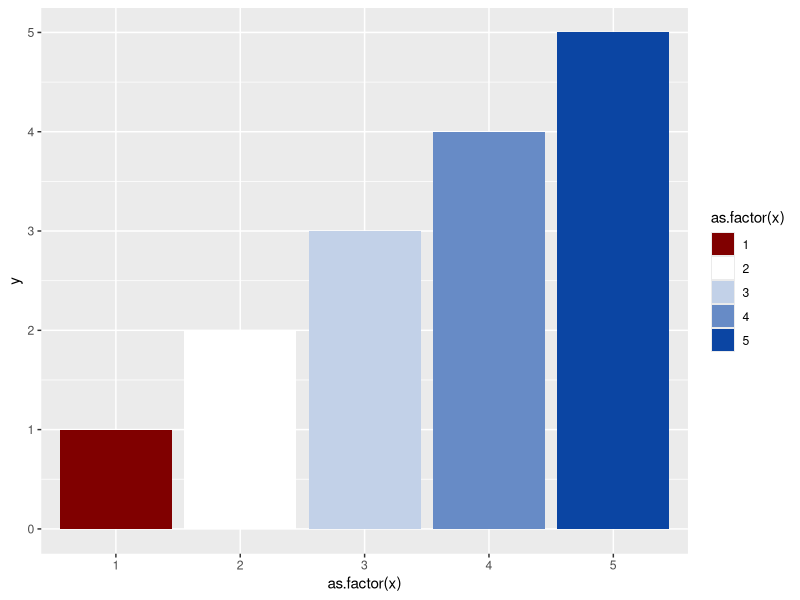
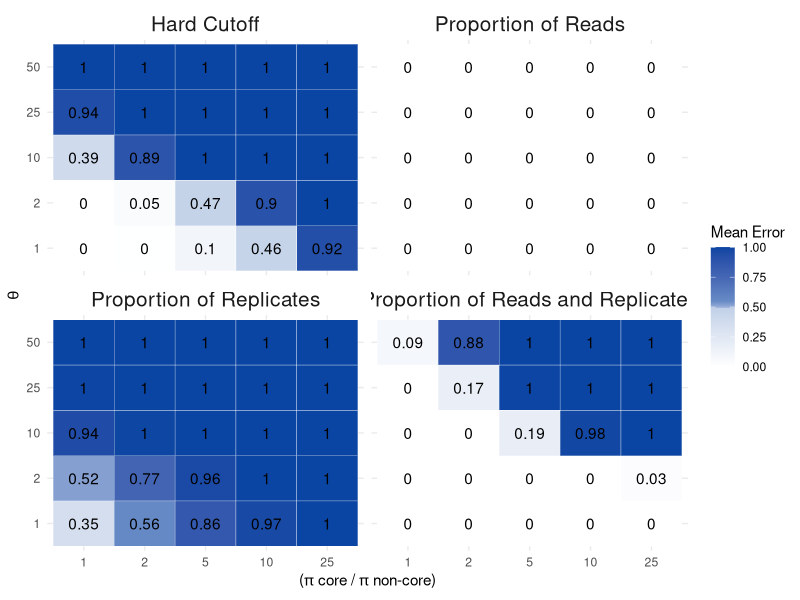
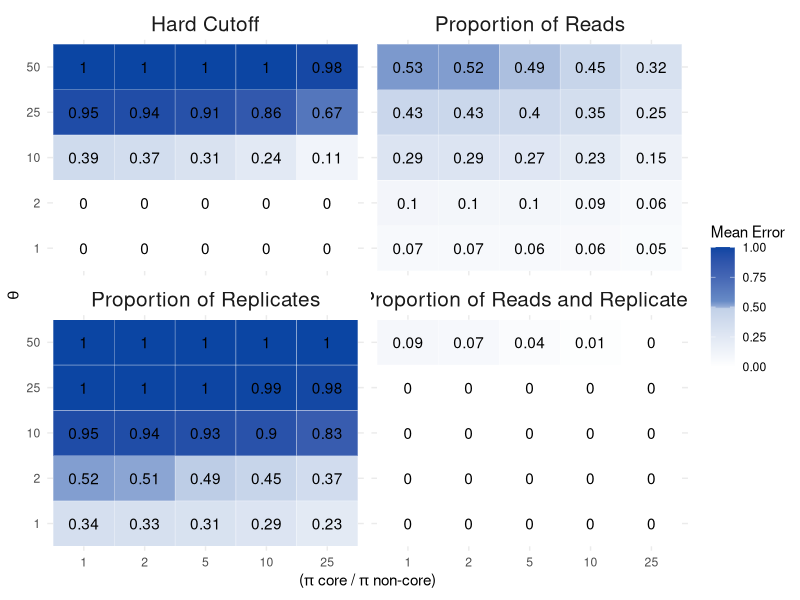
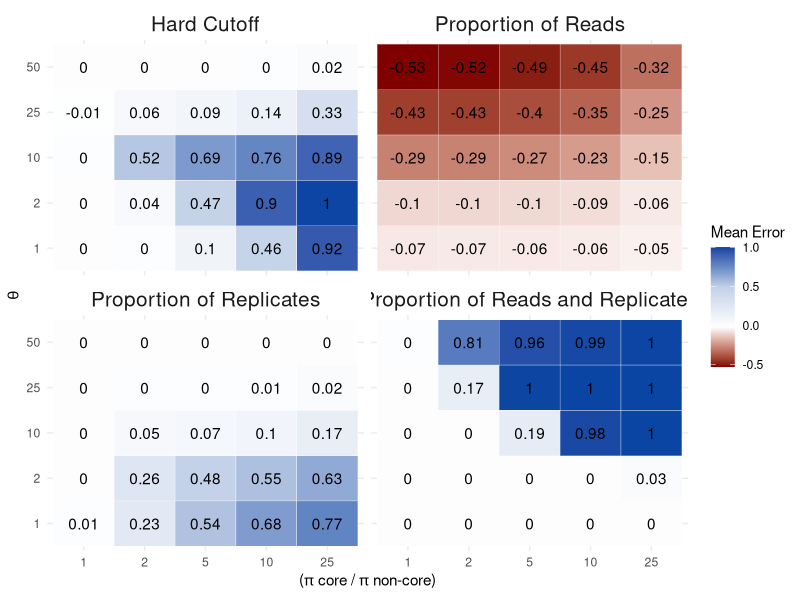
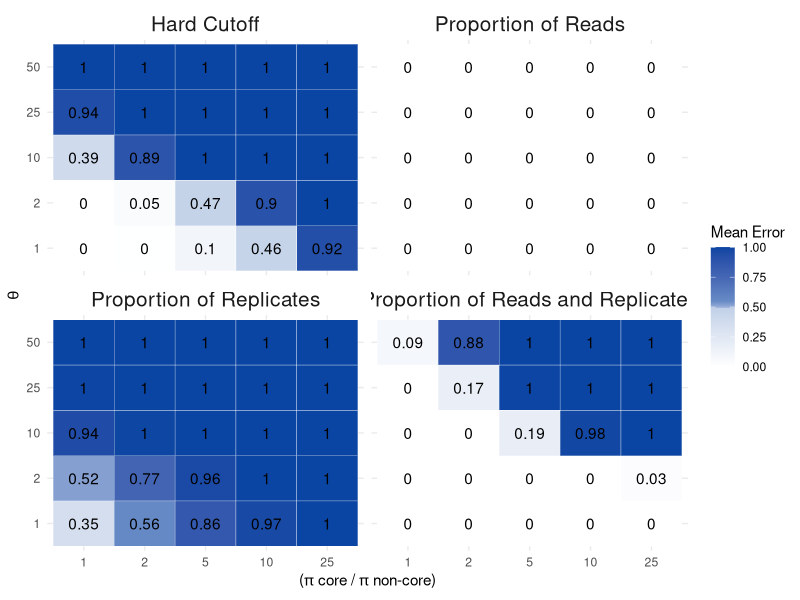
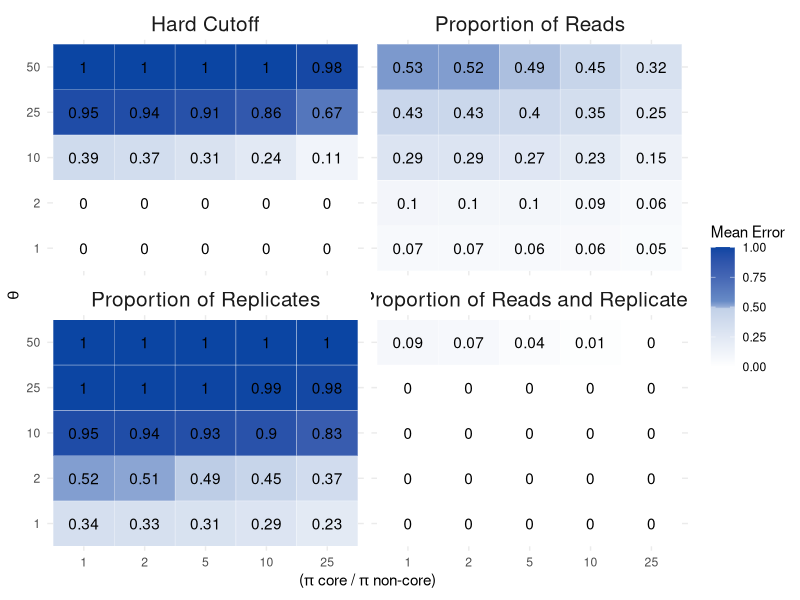
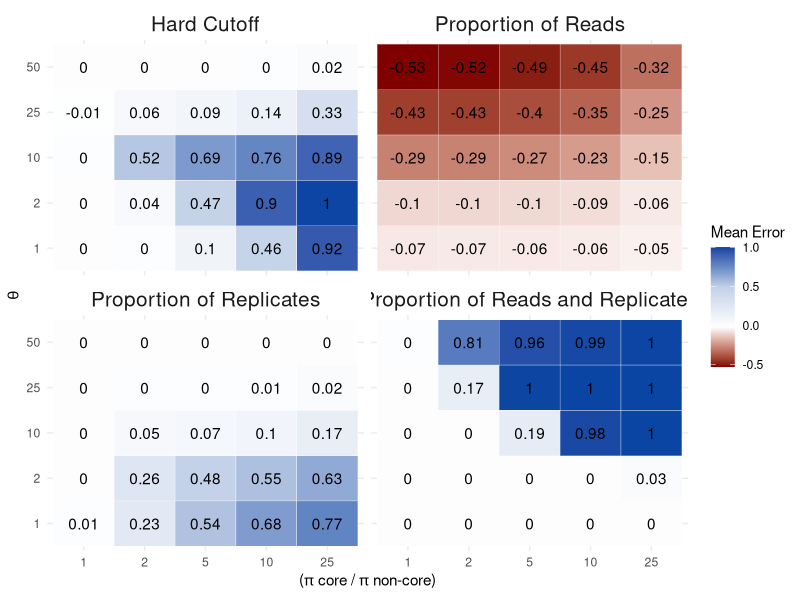

These charts were generated, in order, by the following R code:
## ---- chunk 1
library(MCMCpack)
library(tidyverse)
library(ggplot2)
library(RColorBrewer)
library(gridExtra)
## ---- chunk 2
# set the structure of our simlulated taxa table (not proritions of taxa, just rows by columns and expected core)
ntaxa<-1000
ncore<-25
nsites<-50
nreads<-2e06
nsims<-250
## ---- chunk 3
corenoncoreratio<-c(1,2,5,10,25)
p.core<-corenoncoreratio/(ntaxa - ncore + corenoncoreratio*ncore)
p.noncore<-( 1-(p.core*ncore) )/ (ntaxa - ncore)

theta<-c(1, 2, 10, 25, 50) #intensity parameter
## ---- chunk 4
## do a set of simulations across input parameter values and number of replicates ------
## set up the storage of input and output for the 25 simulation conditions
## quantify TP (true positives) and FP (false positives)
sim.df<-data.frame(expand.grid(corenoncoreratio=corenoncoreratio, theta=theta), 
           p.core=rep(p.core, length(theta)), 
           p.noncore=rep(p.noncore, length(theta)),

           meanerrorHardCutTP= numeric(length(p.core) * length(theta)),
           meanerrorPropReadTP = numeric(length(p.core) * length(theta)),
           meanerrorPropRepsTP = numeric(length(p.core) * length(theta)),
           meanerrorPropReadRepsTP = numeric(length(p.core) * length(theta)),
          meanerrorHardCutFP= numeric(length(p.core) * length(theta)),
           meanerrorPropReadFP = numeric(length(p.core) * length(theta)),
           meanerrorPropRepsFP = numeric(length(p.core) * length(theta)),
           meanerrorPropReadRepsFP = numeric(length(p.core) * length(theta))
           )
           #error2.5 = numeric(length(p.core) * length(theta)),
           #error97.5 = numeric(length(p.core) * length(theta)))

#sim.df
## ---- chunk 5
for(trt in 1:(nrow(sim.df))){
    
    # create empty vectors to store output for each method for every simulation
    tmp.err.HardCutTP <-  numeric(nsims)
    tmp.err.PropReadTP <- numeric(nsims)
    tmp.err.PropRepsTP <- numeric(nsims)
    tmp.err.PropReadRepsTP <- numeric(nsims)
    tmp.err.HardCutFP <-  numeric(nsims)
    tmp.err.PropReadFP <- numeric(nsims)
    tmp.err.PropRepsFP <- numeric(nsims)
    tmp.err.PropReadRepsFP <- numeric(nsims)
  for(i in 1:nsims){
    # create a single OTU table for all four methods to be compared against
    replicateSim <- round(rdirichlet(nsites, c(rep(sim.df$p.core[trt] * sim.df$theta[trt], ncore), 
                                               rep(sim.df$p.noncore[trt] * sim.df$theta[trt], ntaxa-ncore))) * nreads)
    
    # find true and false positives
    # true positives are those that meet in the criterion in the first 1:ncore taxa.  The remaining taxa are not part of the core, so any taxa meeting the criterion in that set are false positives
    
    # hard cut off method
    # tmp.err.HardCut[i] <-  sum(colSums((replicateSim >= 25)) >= 5) - ncore
    tmp.err.HardCutTP[i] <-  sum((colSums((replicateSim >= 25)) >= 5)[1:ncore])
    tmp.err.HardCutFP[i] <-  sum((colSums((replicateSim >= 25)) >= 5)[(ncore+1):ntaxa])

    # Prop reads
    #tmp.err.PropRead[i] <- sum(cumsum(sort(colSums(replicateSim)/sum(rowSums(replicateSim))))>=0.25)  - ncore
    tmp.err.PropReadTP[i] <- sum((cumsum(sort(colSums(replicateSim)/sum(rowSums(replicateSim))))>=0.25)[1:ncore])
    tmp.err.PropReadFP[i] <- sum((cumsum(sort(colSums(replicateSim)/sum(rowSums(replicateSim))))>=0.25)[(ncore+1):ntaxa])  
    # Prop Reps
    #tmp.err.PropReps[i] <- sum(colSums(replicateSim)>10*nrow(replicateSim))  - ncore
    tmp.err.PropRepsTP[i] <- sum((colSums(replicateSim)>10*nrow(replicateSim))[1:ncore])  
    tmp.err.PropRepsFP[i] <- sum((colSums(replicateSim)>10*nrow(replicateSim))[(ncore+1):ntaxa])   
    # Thanks Alex
    #tmp.err.PropReadReps[i] <- sum((colSums(replicateSim>0) >= (0.5 * nsites)) & (colSums(replicateSim) >= sum(replicateSim) * 1/1000) )  - ncore
    tmp.err.PropReadRepsTP[i] <- sum(((colSums(replicateSim>0) >= (0.5 * nsites)) & (colSums(replicateSim) >= sum(replicateSim) * 1/1000) )[1:ncore]) 
    tmp.err.PropReadRepsFP[i] <- sum(((colSums(replicateSim>0) >= (0.5 * nsites)) & (colSums(replicateSim) >= sum(replicateSim) * 1/1000) )[(ncore+1):ntaxa]) 
  }
  
  # fill the dataframe from the chunk above with these values for later plotting
  sim.df$meanerrorHardCutTP[trt] <- mean(tmp.err.HardCutTP) / ncore
  sim.df$meanerrorPropReadTP[trt] <- mean(tmp.err.PropReadTP) / ncore
  sim.df$meanerrorPropRepsTP[trt] <- mean(tmp.err.PropRepsTP) / ncore
  sim.df$meanerrorPropReadRepsTP[trt] <- mean(tmp.err.PropReadRepsTP) / ncore
  
  sim.df$meanerrorHardCutFP[trt] <- mean(tmp.err.HardCutFP) / (ntaxa - ncore)
  sim.df$meanerrorPropReadFP[trt] <- mean(tmp.err.PropReadFP) / (ntaxa - ncore)
  sim.df$meanerrorPropRepsFP[trt] <- mean(tmp.err.PropRepsFP) / (ntaxa - ncore)
  sim.df$meanerrorPropReadRepsFP[trt] <- mean(tmp.err.PropReadRepsFP) / (ntaxa - ncore)
}
## ---- chunk 6
myPalette <- c("#800000", "#ffffff", "#C2D1E8", "#678BC6", "#0b45a3")
myPalette2 <- c("#ffffff", "#C2D1E8", "#678BC6", "#0b45a3")
myPalette3 <- c("#ffffff", "#C2D1E8")

df <- data.frame(x = c(1,2,3,4,5), y = c(1,2,3,4,5))

ggplot(df, aes(x = as.factor(x), y = y)) +
  geom_bar(stat = "identity", aes(fill = as.factor(x))) +
  scale_fill_manual(values = myPalette)
## ---- chunk 7
sim.df_gg <- sim.df %>%
  select(1:8) %>%
  gather(method, prob, c(5:8)) %>%
  mutate(method = factor(method, levels = c("meanerrorHardCutTP",
                                            "meanerrorPropReadTP",  
                                            "meanerrorPropRepsTP",
                                          "meanerrorPropReadRepsTP"), labels = c("Hard Cutoff", "Proportion of Reads", "Proportion of Replicates", "Proportion of Reads and Replicates")))

ggplot(sim.df_gg, aes(x = as.factor(corenoncoreratio), y = as.factor(theta))) +
  geom_tile(aes(fill = prob), colour = "white") +
  facet_wrap(.~method, nrow = 2) +
  theme(legend.text=element_text(size=2)) +
  theme_minimal() +
  scale_fill_gradientn(colours = myPalette2, values = scales::rescale(c(-1000, -500, -25,0, 100, 500, 1000))) +
  geom_text(aes(label = round(sim.df_gg$prob, digits = 2))) +
   labs(x = expression(paste("(", pi, " core / ", pi, " non-core)")),
       y = expression(paste(theta)),
       fill = "Mean Error") +
  theme(strip.text.x = element_text(size = 15))

ggsave("figure2.png", width = 9, height  = 8, dpi = 300)
## ---- chunk 8
sim.df_gg <- sim.df %>%
  select(1,2,3,4,9,10,11,12) %>%
  gather(method, prob, c(5:8)) %>%
  mutate(method = factor(method, levels = c("meanerrorHardCutFP",
                                            "meanerrorPropReadFP",  
                                            "meanerrorPropRepsFP",
                                          "meanerrorPropReadRepsFP"), labels = c("Hard Cutoff", "Proportion of Reads", "Proportion of Replicates", "Proportion of Reads and Replicates")))

ggplot(sim.df_gg, aes(x = as.factor(corenoncoreratio), y = as.factor(theta))) +
  geom_tile(aes(fill = prob), colour = "white") +
  facet_wrap(.~method, nrow = 2) +
  theme(legend.text=element_text(size=2)) +
  theme_minimal() +
  scale_fill_gradientn(colours = myPalette2, values = scales::rescale(c(-1000, -500, -25,0, 100, 500, 1000))) +
  geom_text(aes(label = round(sim.df_gg$prob, digits = 2))) +
   labs(x = expression(paste("(", pi, " core / ", pi, " non-core)")),
       y = expression(paste(theta)),
       fill = "Mean Error") +
  theme(strip.text.x = element_text(size = 15))

ggsave("figure3.png", width = 9, height  = 8, dpi = 300)
## ---- chunk 9
sim.df_gg <- sim.df %>%
  mutate(HardCutoff = (sim.df$meanerrorHardCutTP - sim.df$meanerrorHardCutFP),
         PropReads = (sim.df$meanerrorPropReadTP - sim.df$meanerrorPropReadFP),
         PropReps = (sim.df$meanerrorPropRepsTP - sim.df$meanerrorPropRepsFP),
         PropReadReps = (sim.df$meanerrorPropReadRepsTP - sim.df$meanerrorPropReadRepsFP)) %>%
  select(1,2,3,4,13,14,15,16) %>%
  gather(method, prob, c(5:8)) %>%
  mutate(method = factor(method, levels = c("HardCutoff",
                                            "PropReads",  
                                            "PropReps",
                                          "PropReadReps"), labels = c("Hard Cutoff", "Proportion of Reads", "Proportion of Replicates", "Proportion of Reads and Replicates")))

ggplot(sim.df_gg, aes(x = as.factor(corenoncoreratio), y = as.factor(theta))) +
  geom_tile(aes(fill = prob), colour = "white") +
  facet_wrap(.~method, nrow = 2) +
  theme(legend.text=element_text(size=2)) +
  theme_minimal() +
  scale_fill_gradientn(colours = myPalette, values = scales::rescale(c(-0.5, 0, .5, .75, 1))) +
  geom_text(aes(label = round(sim.df_gg$prob, digits = 2))) +
   labs(x = expression(paste("(", pi, " core / ", pi, " non-core)")),
       y = expression(paste(theta)),
       fill = "Mean Error") +
  theme(strip.text.x = element_text(size = 15))

ggsave("figure4.png", width = 9, height  = 8, dpi = 300)
